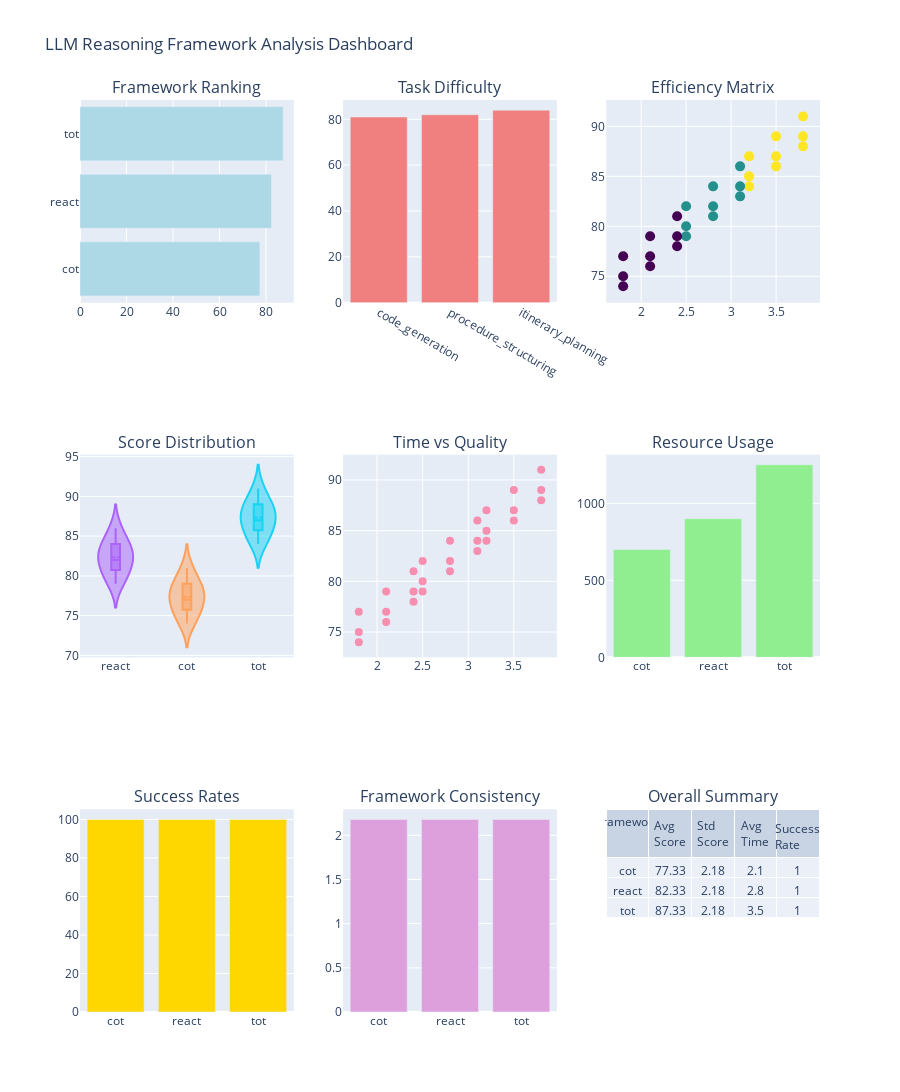

The notebook cell this image was saved under:
### Code cell
# Visualizations with custom color scheme
fig, axes = plt.subplots(2, 2, figsize=(12, 10))
fig.suptitle('LLM Reasoning Framework Comparison', fontsize=16)

# Get framework order and colors
framework_order = ['react', 'cot', 'tot']
colors = [FRAMEWORK_COLORS[fw] for fw in framework_order if fw in df['framework'].unique()]

# Score comparison with custom colors
sns.boxplot(data=df, x='framework', y='score', ax=axes[0,0], 
           order=framework_order, palette=colors)
axes[0,0].set_title('Validation Scores by Framework')
axes[0,0].set_ylabel('Score (0-100)')

# Time comparison with custom colors
sns.barplot(data=df, x='framework', y='time', ax=axes[0,1], 
           order=framework_order, palette=colors)
axes[0,1].set_title('Execution Time by Framework')
axes[0,1].set_ylabel('Time (seconds)')

# Task type performance heatmap
score_pivot = df.pivot_table(values='score', index='framework', columns='task_type', aggfunc='mean')
# Reorder index to match framework order
score_pivot = score_pivot.reindex(framework_order)
sns.heatmap(score_pivot, annot=True, cmap='RdYlGn', ax=axes[1,0], cbar_kws={'label': 'Score'})
axes[1,0].set_title('Average Score by Framework & Task')

# Token usage scatter with custom colors
for framework in framework_order:
    if framework in df['framework'].unique():
        subset = df[df['framework'] == framework]
        axes[1,1].scatter(subset['tokens'], subset['score'], 
                         label=framework, alpha=0.7, s=subset['time']*10,
                         color=FRAMEWORK_COLORS[framework])

axes[1,1].set_title('Score vs Token Usage (bubble size = time)')
axes[1,1].set_xlabel('Tokens Used')
axes[1,1].set_ylabel('Score')
axes[1,1].legend()
axes[1,1].grid(True, alpha=0.3)

plt.tight_layout()
plt.show()

# Statistical Summary with Enhanced Analysis
print("📊 COMPREHENSIVE FRAMEWORK ANALYSIS")
print("=" * 60)

# Overall performance ranking
overall_ranking = df.groupby('framework')['score'].mean().sort_values(ascending=False)
print(f"\n🏆 OVERALL PERFORMANCE RANKING:")
for i, (framework, score) in enumerate(overall_ranking.items(), 1):
    medal = "🥇" if i == 1 else "🥈" if i == 2 else "🥉"
    print(f"   {medal} {i}. {framework.upper()}: {score:.1f}/100")

# Best framework per task
print(f"\n🎯 TASK-SPECIFIC WINNERS:")
for task_type in df['task_type'].unique():
    task_data = df[df['task_type'] == task_type]
    best_fw = task_data.loc[task_data['score'].idxmax(), 'framework']
    best_score = task_data['score'].max()
    print(f"   📝 {task_type.replace('_', ' ').title()}: {best_fw.upper()} ({best_score:.1f})")

# Efficiency analysis (score per second and score per token)
efficiency = df.groupby('framework').apply(
    lambda x: pd.Series({
        'score_per_second': x['score'].mean() / x['time'].mean(),
        'score_per_token': x['score'].mean() / x['tokens'].mean() * 1000,  # per 1000 tokens
        'consistency': 1 - (x['score'].std() / x['score'].mean())  # inverse of coefficient of variation
    })
).round(3)

print(f"\n⚡ EFFICIENCY METRICS:")
print(f"   Most Efficient (Score/Time): {efficiency['score_per_second'].idxmax().upper()}")
print(f"   Most Token-Efficient: {efficiency['score_per_token'].idxmax().upper()}")
print(f"   Most Consistent: {efficiency['consistency'].idxmax().upper()}")

# Success rate analysis
success_rates = df.groupby('framework')['success'].mean()
print(f"\n✅ SUCCESS RATES:")
for framework, rate in success_rates.items():
    print(f"   {framework.upper()}: {rate:.1%}")
    
most_reliable = success_rates.idxmax()
print(f"\n🛡️ Most Reliable Framework: {most_reliable.upper()} ({success_rates[most_reliable]:.1%} success)")

# Comprehensive metrics summary
metrics_summary = df.groupby('framework').agg({
    'score': ['mean', 'std'],
    'time': 'mean',
    'tokens': 'mean', 
    'success': 'mean'
}).round(2)

metrics_summary.columns = ['Avg Score', 'Score StdDev', 'Avg Time (s)', 'Avg Tokens', 'Success Rate']
print(f"\n📈 DETAILED METRICS SUMMARY:")
display(metrics_summary)

### Figure 1 — Plotly figure (JSON) as saved in the notebook; plotly's stock layout.template omitted (floating-point values rounded to 4 significant figures)
{"data": [{"marker": {"color": "lightblue"}, "name": "Avg Score", "orientation": "h", "type": "bar", "x": [77.33, 82.33, 87.33], "xaxis": "x", "y": ["cot", "react", "tot"], "yaxis": "y"}, {"marker": {"color": "lightcoral"}, "name": "Task Difficulty", "type": "bar", "x": ["code_generation", "procedure_structuring", "itinerary_planning"], "xaxis": "x2", "y": [81.0, 82.0, 84.0], "yaxis": "y2"}, {"marker": {"color": [1, 1, 1, 0, 0, 0, 2, 2, 2, 1, 1, 1, 0, 0, 0, 2, 2, 2, 1, 1, 1, 0, 0, 0, 2, 2, 2], "colorscale": [[0, "#440154"], [0.1111, "#482878"], [0.2222, "#3e4989"], [0.3333, "#31688e"], [0.4444, "#26828e"], [0.5556, "#1f9e89"], [0.6667, "#35b779"], [0.7778, "#6ece58"], [0.8889, "#b5de2b"], [1, "#fde725"]], "size": 10}, "mode": "markers", "name": "Efficiency", "type": "scatter", "x": [2.5, 2.8, 3.1, 1.8, 2.1, 2.4, 3.2, 3.5, 3.8, 2.5, 2.8, 3.1, 1.8, 2.1, 2.4, 3.2, 3.5, 3.8, 2.5, 2.8, 3.1, 1.8, 2.1, 2.4, 3.2, 3.5, 3.8], "xaxis": "x3", "y": [79, 81, 83, 74, 76, 78, 84, 86, 88, 82, 84, 86, 77, 79, 81, 87, 89, 91, 80, 82, 84, 75, 77, 79, 85, 87, 89], "yaxis": "y3"}, {"box": {"visible": true}, "meanline": {"visible": true}, "name": "react", "type": "violin", "xaxis": "x4", "y": [79, 81, 83, 82, 84, 86, 80, 82, 84], "yaxis": "y4"}, {"box": {"visible": true}, "meanline": {"visible": true}, "name": "cot", "type": "violin", "xaxis": "x4", "y": [74, 76, 78, 77, 79, 81, 75, 77, 79], "yaxis": "y4"}, {"box": {"visible": true}, "meanline": {"visible": true}, "name": "tot", "type": "violin", "xaxis": "x4", "y": [84, 86, 88, 87, 89, 91, 85, 87, 89], "yaxis": "y4"}, {"marker": {"opacity": 0.7, "size": 8}, "mode": "markers", "name": "Time vs Quality", "text": ["react", "react", "react", "cot", "cot", "cot", "tot", "tot", "tot", "react", "react", "react", "cot", "cot", "cot", "tot", "tot", "tot", "react", "react", "react", "cot", "cot", "cot", "tot", "tot", "tot"], "type": "scatter", "x": [2.5, 2.8, 3.1, 1.8, 2.1, 2.4, 3.2, 3.5, 3.8, 2.5, 2.8, 3.1, 1.8, 2.1, 2.4, 3.2, 3.5, 3.8, 2.5, 2.8, 3.1, 1.8, 2.1, 2.4, 3.2, 3.5, 3.8], "xaxis": "x5", "y": [79, 81, 83, 74, 76, 78, 84, 86, 88, 82, 84, 86, 77, 79, 81, 87, 89, 91, 80, 82, 84, 75, 77, 79, 85, 87, 89], "yaxis": "y5"}, {"marker": {"color": "lightgreen"}, "name": "Avg Tokens", "type": "bar", "x": ["cot", "react", "tot"], "xaxis": "x6", "y": [700.0, 900.0, 1250.0], "yaxis": "y6"}, {"marker": {"color": "gold"}, "name": "Success Rate %", "type": "bar", "x": ["cot", "react", "tot"], "xaxis": "x7", "y": [100.0, 100.0, 100.0], "yaxis": "y7"}, {"marker": {"color": "plum"}, "name": "Consistency (lower=better)", "type": "bar", "x": ["cot", "react", "tot"], "xaxis": "x8", "y": [2.179, 2.179, 2.179], "yaxis": "y8"}, {"cells": {"values": [["cot", "react", "tot"], [77.33, 82.33, 87.33], [2.18, 2.18, 2.18], [2.1, 2.8, 3.5], [1, 1, 1]]}, "domain": {"x": [0.7111, 1], "y": [0, 0.2222]}, "header": {"values": ["Framework", "Avg Score", "Std Score", "Avg Time", "Success Rate"]}, "type": "table"}], "layout": {"annotations": [{"font": {"size": 16}, "showarrow": false, "text": "Framework Ranking", "x": 0.1444, "xanchor": "center", "xref": "paper", "y": 1, "yanchor": "bottom", "yref": "paper"}, {"font": {"size": 16}, "showarrow": false, "text": "Task Difficulty", "x": 0.5, "xanchor": "center", "xref": "paper", "y": 1, "yanchor": "bottom", "yref": "paper"}, {"font": {"size": 16}, "showarrow": false, "text": "Efficiency Matrix", "x": 0.8556, "xanchor": "center", "xref": "paper", "y": 1, "yanchor": "bottom", "yref": "paper"}, {"font": {"size": 16}, "showarrow": false, "text": "Score Distribution", "x": 0.1444, "xanchor": "center", "xref": "paper", "y": 0.6111, "yanchor": "bottom", "yref": "paper"}, {"font": {"size": 16}, "showarrow": false, "text": "Time vs Quality", "x": 0.5, "xanchor": "center", "xref": "paper", "y": 0.6111, "yanchor": "bottom", "yref": "paper"}, {"font": {"size": 16}, "showarrow": false, "text": "Resource Usage", "x": 0.8556, "xanchor": "center", "xref": "paper", "y": 0.6111, "yanchor": "bottom", "yref": "paper"}, {"font": {"size": 16}, "showarrow": false, "text": "Success Rates", "x": 0.1444, "xanchor": "center", "xref": "paper", "y": 0.2222, "yanchor": "bottom", "yref": "paper"}, {"font": {"size": 16}, "showarrow": false, "text": "Framework Consistency", "x": 0.5, "xanchor": "center", "xref": "paper", "y": 0.2222, "yanchor": "bottom", "yref": "paper"}, {"font": {"size": 16}, "showarrow": false, "text": "Overall Summary", "x": 0.8556, "xanchor": "center", "xref": "paper", "y": 0.2222, "yanchor": "bottom", "yref": "paper"}], "height": 1200, "showlegend": false, "title": {"text": "LLM Reasoning Framework Analysis Dashboard"}, "xaxis": {"anchor": "y", "domain": [0, 0.2889]}, "xaxis2": {"anchor": "y2", "domain": [0.3556, 0.6444]}, "xaxis3": {"anchor": "y3", "domain": [0.7111, 1]}, "xaxis4": {"anchor": "y4", "domain": [0, 0.2889]}, "xaxis5": {"anchor": "y5", "domain": [0.3556, 0.6444]}, "xaxis6": {"anchor": "y6", "domain": [0.7111, 1]}, "xaxis7": {"anchor": "y7", "domain": [0, 0.2889]}, "xaxis8": {"anchor": "y8", "domain": [0.3556, 0.6444]}, "yaxis": {"anchor": "x", "domain": [0.7778, 1]}, "yaxis2": {"anchor": "x2", "domain": [0.7778, 1]}, "yaxis3": {"anchor": "x3", "domain": [0.7778, 1]}, "yaxis4": {"anchor": "x4", "domain": [0.3889, 0.6111]}, "yaxis5": {"anchor": "x5", "domain": [0.3889, 0.6111]}, "yaxis6": {"anchor": "x6", "domain": [0.3889, 0.6111]}, "yaxis7": {"anchor": "x7", "domain": [0, 0.2222]}, "yaxis8": {"anchor": "x8", "domain": [0, 0.2222]}}}
